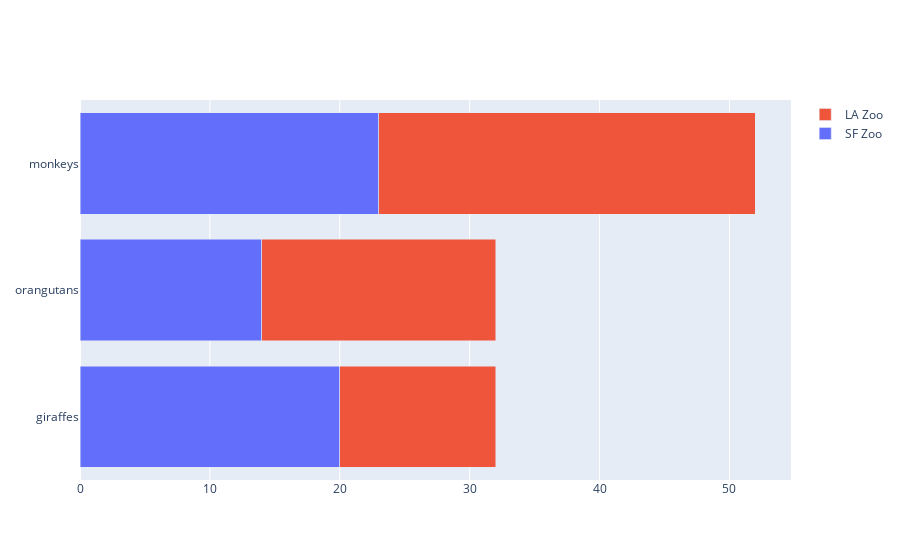

The cell this chart's notebook holds for it:
### Code cell
import plotly.graph_objects as go

fig = go.Figure()
fig.add_trace(go.Bar(
    y=['giraffes', 'orangutans', 'monkeys'],
    x=[20, 14, 23],
    name='SF Zoo',
    orientation='h',
    # marker=dict(
    #     color='rgba(246, 78, 139, 0.6)',
    #     line=dict(color='rgba(246, 78, 139, 1.0)', width=3)
    # )
))
fig.add_trace(go.Bar(
    y=['giraffes', 'orangutans', 'monkeys'],
    x=[12, 18, 29],
    name='LA Zoo',
    orientation='h',
    # marker=dict(
    #     color='rgba(58, 71, 80, 0.6)',
    #     line=dict(color='rgba(58, 71, 80, 1.0)', width=3)
    # )
))

fig.update_layout(barmode='stack')
fig.show()

### Figure 1 — Plotly figure (JSON) as saved in the notebook; plotly's stock layout.template omitted (floating-point values rounded to 4 significant figures)
{"data": [{"name": "SF Zoo", "orientation": "h", "type": "bar", "x": [20, 14, 23], "y": ["giraffes", "orangutans", "monkeys"]}, {"name": "LA Zoo", "orientation": "h", "type": "bar", "x": [12, 18, 29], "y": ["giraffes", "orangutans", "monkeys"]}], "layout": {"barmode": "stack"}}
